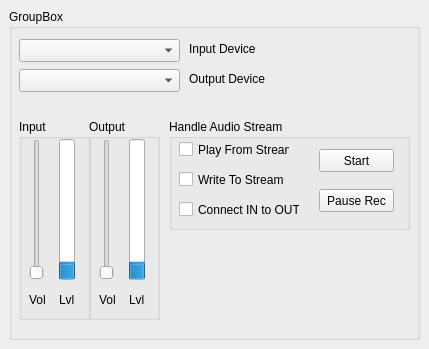
                      <widget class="QWidget" name="scrollAreaWidgetContents_3">
                       <property name="geometry">
                        <rect>
                         <x>0</x>
                         <y>0</y>
                         <width>429</width>
                         <height>349</height>
                        </rect>
                       </property>
                       <widget class="QGroupBox" name="groupBox">
                        <property name="geometry">
                         <rect>
                          <x>9</x>
                          <y>9</y>
                          <width>411</width>
                          <height>331</height>
                         </rect>
                        </property>
                        <property name="title">
                         <string>GroupBox</string>
                        </property>
                        <widget class="QComboBox" name="AudioDevCBox_2">
                         <property name="geometry">
                          <rect>
                           <x>10</x>
                           <y>30</y>
                           <width>161</width>
                           <height>23</height>
                          </rect>
                         </property>
                        </widget>
                        <widget class="QLabel" name="label_8">
                         <property name="geometry">
                          <rect>
                           <x>180</x>
                           <y>30</y>
                           <width>71</width>
                           <height>20</height>
                          </rect>
                         </property>
                         <property name="text">
                          <string>Input Device</string>
                         </property>
                        </widget>
                        <widget class="QGroupBox" name="groupBox_2">
                         <property name="geometry">
                          <rect>
                           <x>10</x>
                           <y>110</y>
                           <width>71</width>
                           <height>201</height>
                          </rect>
                         </property>
                         <property name="title">
                          <string>Input</string>
                         </property>
                         <widget class="QLabel" name="label_6">
                          <property name="geometry">
                           <rect>
                            <x>40</x>
                            <y>170</y>
                            <width>21</width>
                            <height>21</height>
                           </rect>
                          </property>
                          <property name="layoutDirection">
                           <enum>Qt::LeftToRight</enum>
                          </property>
                          <property name="text">
                           <string>Lvl</string>
                          </property>
                          <property name="alignment">
                           <set>Qt::AlignLeading|Qt::AlignLeft|Qt::AlignVCenter</set>
                          </property>
                         </widget>
                         <widget class="QLabel" name="label_7">
                          <property name="geometry">
                           <rect>
                            <x>10</x>
                            <y>170</y>
                            <width>21</width>
                            <height>21</height>
                           </rect>
                          </property>
                          <property name="text">
                           <string>Vol</string>
                          </property>
                         </widget>
                         <widget class="QProgressBar" name="AudioLevelBarIN">
                          <property name="geometry">
                           <rect>
                            <x>40</x>
                            <y>20</y>
                            <width>16</width>
                            <height>141</height>
                           </rect>
                          </property>
                          <property name="minimumSize">
                           <size>
                            <width>0</width>
                            <height>0</height>
                           </size>
                          </property>
                          <property name="mouseTracking">
                           <bool>false</bool>
                          </property>
                          <property name="value">
                           <number>10</number>
                          </property>
                          <property name="alignment">
                           <set>Qt::AlignLeading|Qt::AlignLeft|Qt::AlignTop</set>
                          </property>
                          <property name="textVisible">
                           <bool>true</bool>
                          </property>
                          <property name="orientation">
                           <enum>Qt::Vertical</enum>
                          </property>
                          <property name="invertedAppearance">
                           <bool>false</bool>
                          </property>
                         </widget>
                         <widget class="QSlider" name="AudioLevelSliderIN">
                          <property name="geometry">
                           <rect>
                            <x>10</x>
                            <y>20</y>
                            <width>16</width>
                            <height>141</height>
                           </rect>
                          </property>
                          <property name="orientation">
                           <enum>Qt::Vertical</enum>
                          </property>
                         </widget>
                        </widget>
                        <widget class="QGroupBox" name="groupBox_3">
                         <property name="geometry">
                          <rect>
                           <x>80</x>
                           <y>110</y>
                           <width>71</width>
                           <height>201</height>
                          </rect>
                         </property>
                         <property name="title">
                          <string>Output</string>
                         </property>
                         <widget class="QLabel" name="label_9">
                          <property name="geometry">
                           <rect>
                            <x>40</x>
                            <y>170</y>
                            <width>21</width>
                            <height>21</height>
                           </rect>
                          </property>
                          <property name="layoutDirection">
                           <enum>Qt::LeftToRight</enum>
                          </property>
                          <property name="text">
                           <string>Lvl</string>
                          </property>
                          <property name="alignment">
                           <set>Qt::AlignLeading|Qt::AlignLeft|Qt::AlignVCenter</set>
                          </property>
                         </widget>
                         <widget class="QLabel" name="label_10">
                          <property name="geometry">
                           <rect>
                            <x>10</x>
                            <y>170</y>
                            <width>21</width>
                            <height>21</height>
                           </rect>
                          </property>
                          <property name="text">
                           <string>Vol</string>
                          </property>
                         </widget>
                         <widget class="QProgressBar" name="AudioLevelBarOUT">
                          <property name="geometry">
                           <rect>
                            <x>40</x>
                            <y>20</y>
                            <width>16</width>
                            <height>141</height>
                           </rect>
                          </property>
                          <property name="minimumSize">
                           <size>
                            <width>0</width>
                            <height>0</height>
                           </size>
                          </property>
                          <property name="mouseTracking">
                           <bool>false</bool>
                          </property>
                          <property name="value">
                           <number>10</number>
                          </property>
                          <property name="alignment">
                           <set>Qt::AlignLeading|Qt::AlignLeft|Qt::AlignTop</set>
                          </property>
                          <property name="textVisible">
                           <bool>true</bool>
                          </property>
                          <property name="orientation">
                           <enum>Qt::Vertical</enum>
                          </property>
                          <property name="invertedAppearance">
                           <bool>false</bool>
                          </property>
                         </widget>
                         <widget class="QSlider" name="AudioLevelSliderOUT">
                          <property name="geometry">
                           <rect>
                            <x>10</x>
                            <y>20</y>
                            <width>16</width>
                            <height>141</height>
                           </rect>
                          </property>
                          <property name="orientation">
                           <enum>Qt::Vertical</enum>
                          </property>
                         </widget>
                        </widget>
                        <widget class="QComboBox" name="AudioDevCBox_3">
                         <property name="geometry">
                          <rect>
                           <x>10</x>
                           <y>60</y>
                           <width>161</width>
                           <height>23</height>
                          </rect>
                         </property>
                        </widget>
                        <widget class="QLabel" name="label_11">
                         <property name="geometry">
                          <rect>
                           <x>180</x>
                           <y>60</y>
                           <width>81</width>
                           <height>20</height>
                          </rect>
                         </property>
                         <property name="text">
                          <string>Output Device</string>
                         </property>
                        </widget>
                        <widget class="QGroupBox" name="groupBox_4">
                         <property name="geometry">
                          <rect>
                           <x>160</x>
                           <y>110</y>
                           <width>241</width>
                           <height>111</height>
                          </rect>
                         </property>
                         <property name="title">
                          <string>Handle Audio Stream</string>
                         </property>
                         <widget class="QCheckBox" name="check_INOUT">
                          <property name="geometry">
                           <rect>
                            <x>10</x>
                            <y>80</y>
                            <width>121</width>
                            <height>21</height>
                           </rect>
                          </property>
                          <property name="text">
                           <string>Connect IN to OUT</string>
                          </property>
                         </widget>
                         <widget class="QCheckBox" name="check_OUT_Stream">
                          <property name="geometry">
                           <rect>
                            <x>10</x>
                            <y>50</y>
                            <width>111</width>
                            <height>21</height>
                           </rect>
                          </property>
                          <property name="text">
                           <string>Write To Stream</string>
                          </property>
                         </widget>
                         <widget class="QCheckBox" name="check_IN_Stream">
                          <property name="geometry">
                           <rect>
                            <x>10</x>
                            <y>20</y>
                            <width>111</width>
                            <height>21</height>
                           </rect>
                          </property>
                          <property name="text">
                           <string>Play From Stream</string>
                          </property>
                         </widget>
                         <widget class="QPushButton" name="inpHandleButton">
                          <property name="enabled">
                           <bool>true</bool>
                          </property>
                          <property name="geometry">
                           <rect>
                            <x>150</x>
                            <y>70</y>
                            <width>75</width>
                            <height>23</height>
                           </rect>
                          </property>
                          <property name="text">
                           <string>Pause Rec</string>
                          </property>
                         </widget>
                         <widget class="QPushButton" name="startCapture">
                          <property name="geometry">
                           <rect>
                            <x>150</x>
                            <y>30</y>
                            <width>75</width>
                            <height>23</height>
                           </rect>
                          </property>
                          <property name="text">
                           <string>Start</string>
                          </property>
                         </widget>
                        </widget>
                        <widget class="QAudioLevel" name="audioLevel" native="true">
                         <property name="geometry">
                          <rect>
                           <x>170</x>
                           <y>240</y>
                           <width>211</width>
                           <height>31</height>
                          </rect>
                         </property>
                        </widget>
                       </widget>
                      </widget>
